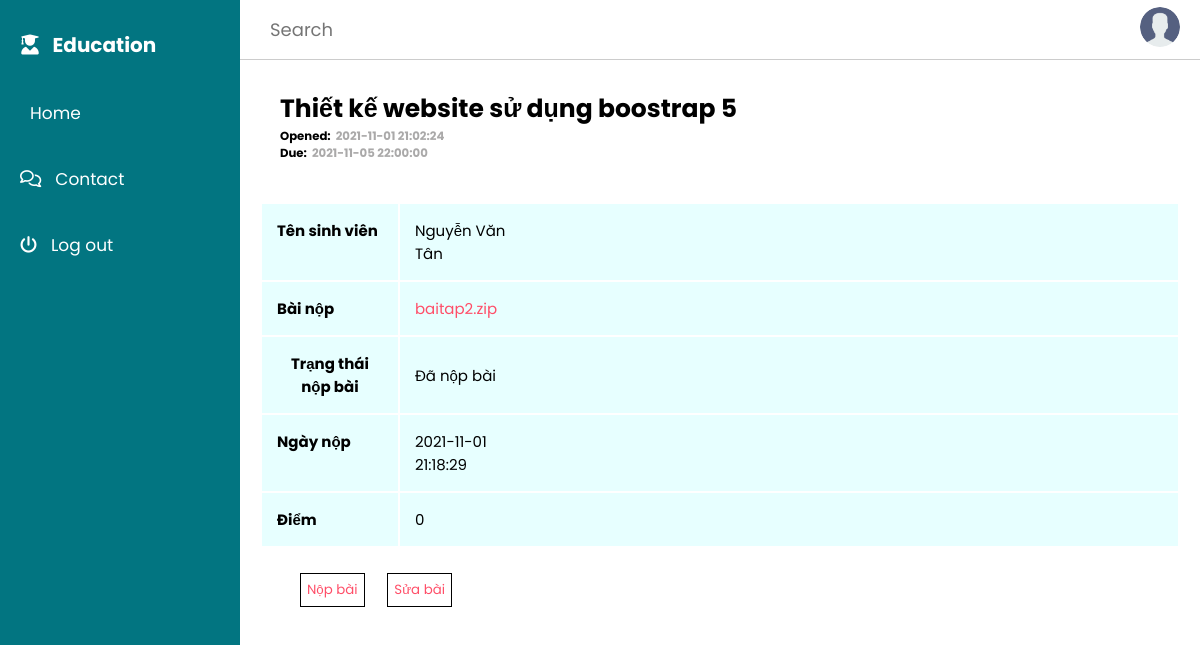
The page /student/mark.php?id_homework=2&id_subject=CSE_485&id_student=2 (signed in) on the database its author committed.
### tables this page shows
CREATE TABLE `tb_homework` (
  `id_homework` int(11) NOT NULL,
  `id_subject` char(10) DEFAULT NULL,
  `name_homework` varchar(100) DEFAULT NULL,
  `excercise` char(100) DEFAULT NULL,
  `start_date` datetime DEFAULT current_timestamp(),
  `end_date` datetime DEFAULT NULL,
  `home_level` tinyint(4) NOT NULL DEFAULT 0
);

CREATE TABLE `tb_student` (
  `id_student` int(11) NOT NULL,
  `user_id` int(11) DEFAULT NULL,
  `name_student` varchar(50) DEFAULT NULL,
  `gender` tinyint(4) DEFAULT NULL,
  `image_student` char(30) DEFAULT NULL,
  `phone` char(15) DEFAULT NULL
);

CREATE TABLE `tb_mark` (
  `id_homework` int(11) DEFAULT NULL,
  `id_student` int(11) DEFAULT NULL,
  `submit_homework` char(30) DEFAULT NULL,
  `finish_date` datetime DEFAULT current_timestamp(),
  `mark` float DEFAULT 0,
  `status` tinyint(4) DEFAULT 0
);

### student/mark.php (the view, shortened to what this page needs)
<?php
include('./dashboard.php')
?>
<?php
if (isset($_GET['id_homework']) && isset($_GET['id_subject']) && isset($_GET['id_student'])) {
    $id_homework = $_GET['id_homework'];
    $id_subject = $_GET['id_subject'];
    $sql = "SELECT * from tb_homework WHERE id_homework = '$id_homework'
    and id_subject = '$id_subject'";
    $res = mysqli_query($conn, $sql);
    if ($res == TRUE) {
        $count = mysqli_num_rows($res);
        if ($count > 0) {
            $row = mysqli_fetch_assoc($res);
            $name_homework = $row['name_homework'];
            $start_date = $row['start_date'];
            $end_date = $row['end_date'];
        }
    }
    $id_student = $_GET['id_student'];
    $sql2 = "SELECT * from tb_student where id_student = '$id_student'";
    $res2 = mysqli_query($conn, $sql2);
    if ($res2 == TRUE) {
        $count2 = mysqli_num_rows($res2);
        if ($count2 > 0) {
            $row2 = mysqli_fetch_assoc($res2);
            $name_student = $row2['name_student'];
        }
    }
}
?>
<div class="main-mark">
    <h1><?php echo $name_homework ?></h1>
    <div class="box1">
        <div class="date-mark">
            <h3>Opened:</h3>
            <h3 class="date"><?php echo $start_date; ?></h3>
        </div>
        <div class="date-mark">
            <h3>Due:</h3>
            <h3 class="date"><?php echo $end_date; ?></h3>
        </div>
    </div>
    <?php
    $sql3 = "SELECT * from tb_mark where id_homework='$id_homework'
        and id_student = '$id_student'";
    $res3 = mysqli_query($conn, $sql3);
    if ($res3 == TRUE) {
        $count3 = mysqli_num_rows($res3);
        if ($count3 > 0) {
            $row3 = mysqli_fetch_assoc($res3);
            $excercise = $row3['submit_homework'];
            $finish_date = $row3['finish_date'];
            $mark = $row3['mark'];
        }
    }
    ?>
    <table class="table-mark">
        <tr>
            <th>Tên sinh viên</th>
            <td><?php echo $name_student; ?></td>
        </tr>
        <tr>
            <th>Bài nộp</th>
            <td>
                <?php
                if (isset($excercise)) { ?>
                    <a href="download.php?file=<?php echo $excercise; ?>"><?php echo $excercise; ?></a>
                <?php
                }
                ?>
            </td>
        </tr>
        <tr>
            <th>Trạng thái nộp bài</th>
            <td>
                <?php
                if (isset($excercise)) {
                    echo 'Đã nộp bài';
                } else {
                    echo 'Chưa nộp bài';
                }
                ?>
            </td>
        </tr>
        <tr>
            <th>Ngày nộp</th>
            <td><?php
                if (isset($excercise)) {
                    echo $finish_date;
                }
                ?></td>
        </tr>
        <tr>
            <th>Điểm</th>
            <td>
                <?php
                if (isset($excercise)) {
                    echo $mark;
                }
                ?>
            </td>
        </tr>
    </table>
    <div class="btn">
        <button><a href="<?php echo SITEURL?>/add-mark.php?id_homework=<?php echo $id_homework;?>&id_subject=<?php echo $id_subject;?>&id_student=<?php echo $id_student;?>">Nộp bài</a></button>
        <button><a href="<?php echo SITEURL?>/update-mark.php?id_homework=<?php echo $id_homework;?>&id_subject=<?php echo $id_subject;?>&id_student=<?php echo $id_student;?>">Sửa bài</a></button>
    </div>
</div>
<?php
include('./footer.php');
?>

### student/css/student.css (style rules this page uses)
:root { --blue: #468acf; --drak-blue: #1c78d4; --rose: #ff4e68; --rose-hover: #f33f5a; --black: #444; --border: 0.1rem solid rgba(0,0,0,0.1); --border-hover: 0.1rem solid var(--black); --box-shadow:0 0.5rem 1rem rgba(0,0,0,0.1); --main-color: #027581; --main-color-hover: #1a7f8a; --color-dark: #1D2231; --text-gray: #8390A2; --border: 0.1rem solid rgba(0,0,0,0.1); --border-hover: 0.1rem solid var(--black); --box-shadow:0 0.5rem 1rem rgba(0,0,0,0.1); }
* { font-family: 'Poppins', sans-serif; margin: 0; padding: 0; box-sizing: border-box; outline: none; border:none; text-decoration: none; transition: all .3s linear; transition: width none; list-style: none; }
html { font-size: 62.5%; }
.main-mark { position: fixed; margin-top: 60px; z-index: 100; width: calc(100% - 24rem); background: #fff; padding: 0rem 2rem; align-items: center; justify-content: space-between; transition: left 500ms; }
.main-mark h1 { font-size: 2.5rem; padding: 3rem 2rem 0 2rem; }
.table-mark { width:100%; }
.table-mark tr { background-color: rgb(231, 255, 255); border: solid; }
.table-mark th { padding: 15px; float: left; font-size: 1.5rem; }
.table-mark td { columns: 6; padding: 15px; font-size: 1.5rem; }
.main-mark .date-mark { display: flex; margin-left: 2rem; }
.date-mark .date { margin-left: 0.5rem; color: rgb(170, 169, 169); }
.main-mark .box1 { margin-bottom: 4rem; }
.table-mark a { color: var(--rose); }
.main-mark button { background-color: white; border: 1px solid; padding: 6px; margin: 10px; }
.main-mark .btn { margin-top: 15px; margin-left: 3rem; border-radius: 5px; }
.main-mark .btn a { color: var(--rose); }

### rows shown on the page
tb_homework: name_homework "Thiết kế website sử dụng boostrap 5", start_date "2021-11-01 21:02:24", end_date "2021-11-05 22:00:00"
tb_student: name_student "Nguyễn Văn Tân"
tb_mark: submit_homework "baitap2.zip", finish_date "2021-11-01 21:18:29", mark "0"
